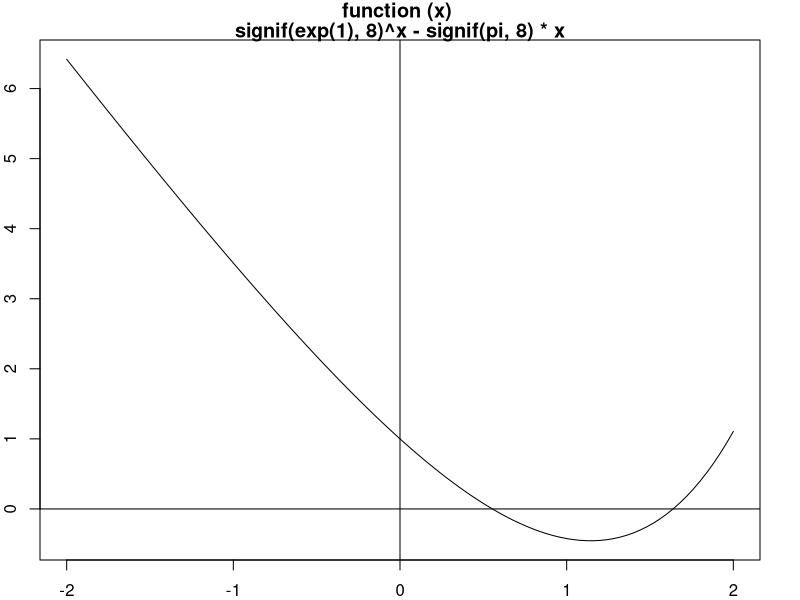
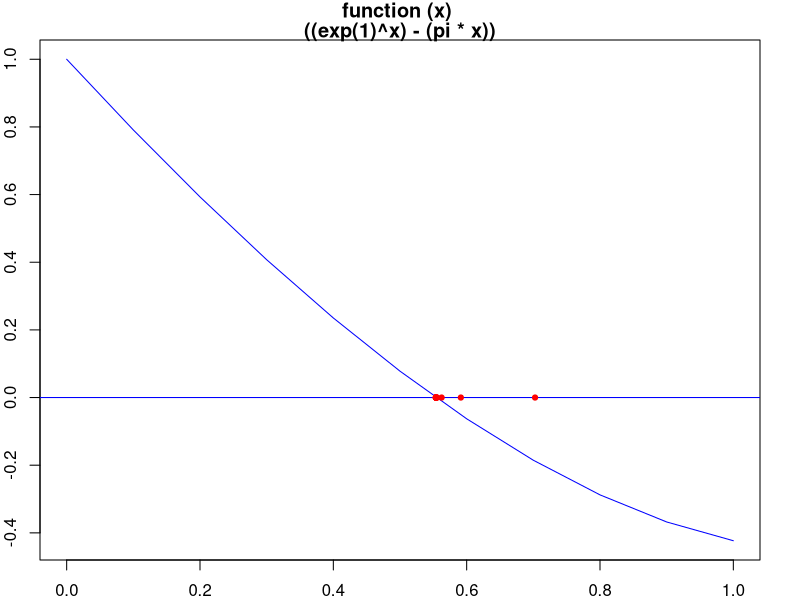
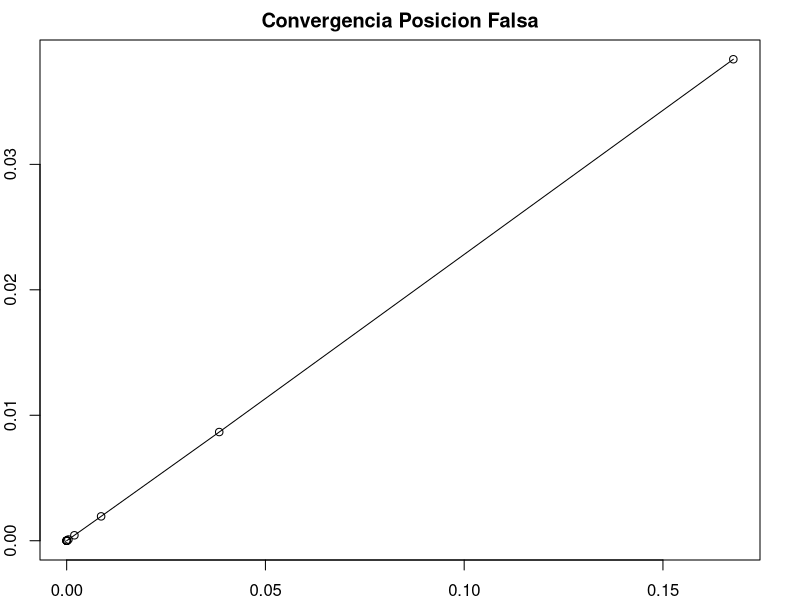
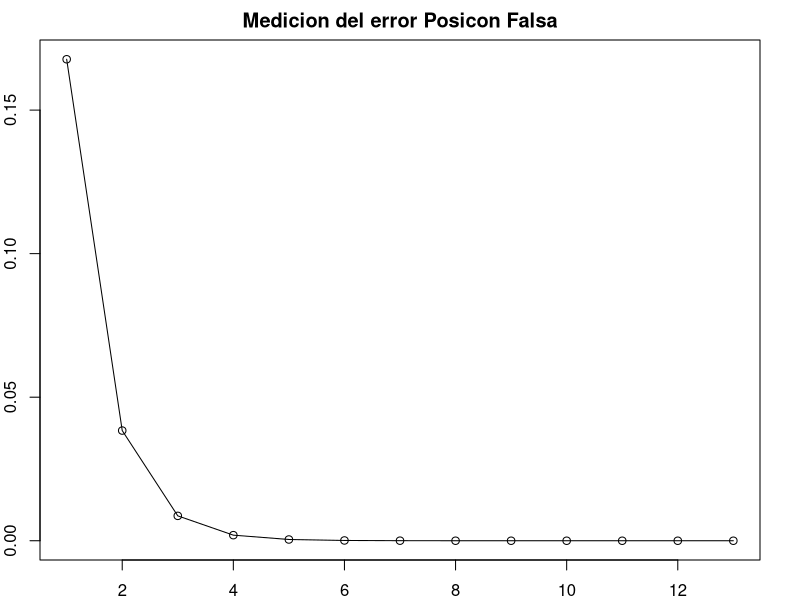
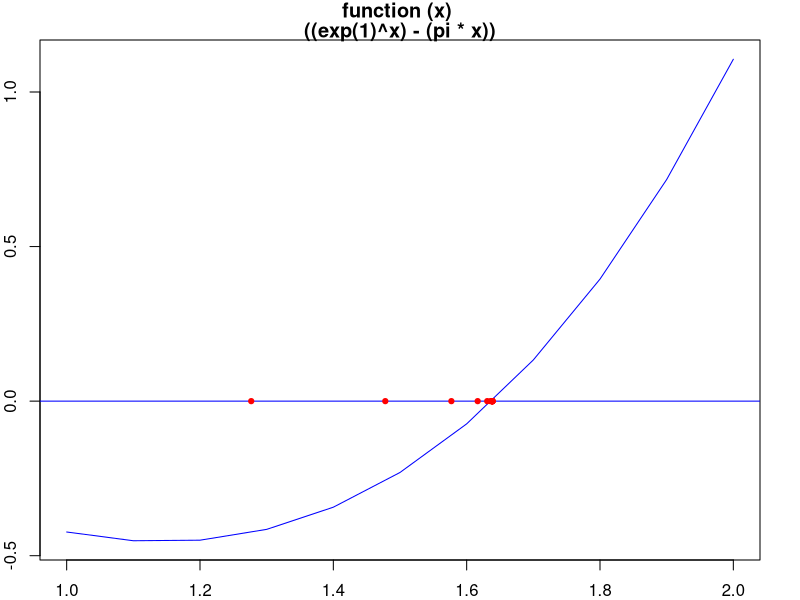
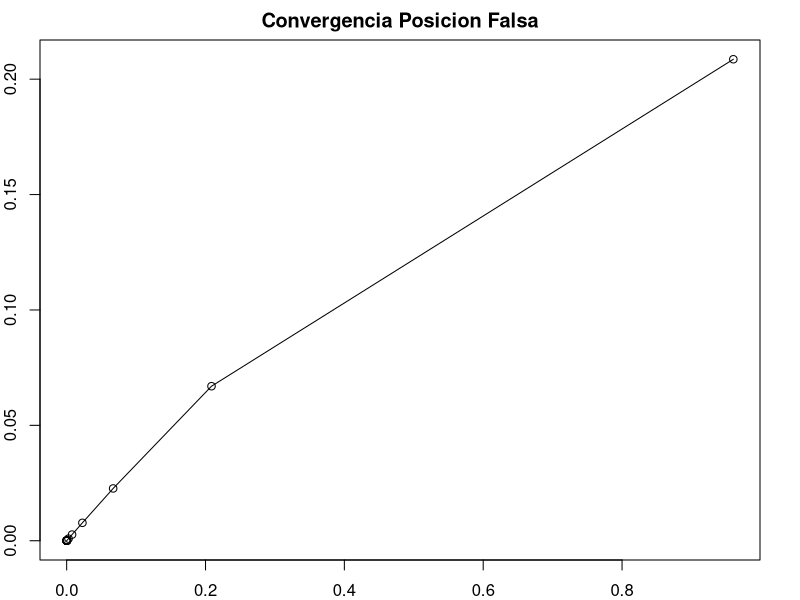
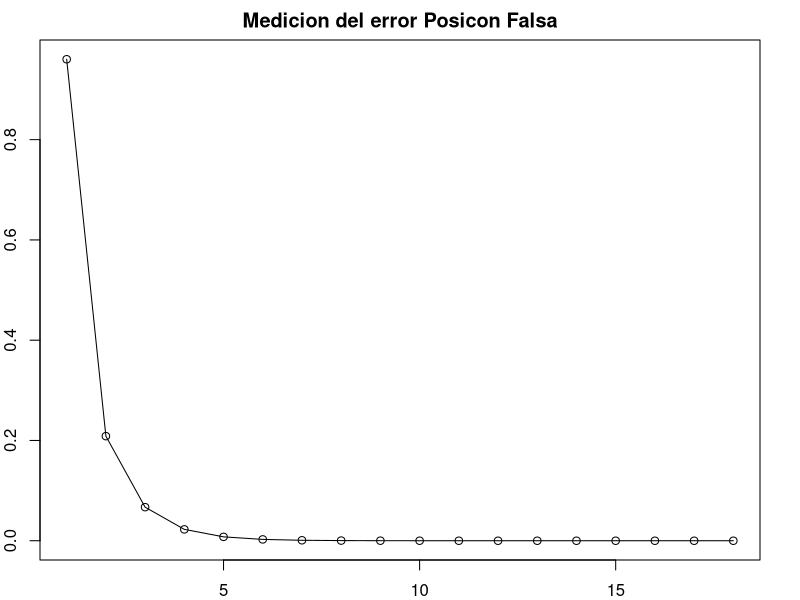

R code for these plots, in order:
# Remueve todos los objetos creados
rm(list=ls())
Fx <- function(x) ((exp(1)^x) - (pi*x))
F1x <- function(x) ((exp(1)^x)-pi)

# Halla la raiz de Fx

regula <- function(a, b, tol) 
{
  intIni = a
  intFin = b
  
  x<-seq(a,b,0.1)
  
  plot(x,Fx(x),type="l", col="blue", main = deparse(Fx))
  abline(h=0,col="blue")
  
  #x<-b
  #d<-(Fx(b)*a-Fx(a)*b)/(Fx(b)-Fx(a))
  error <- 1
  
  cont = 0
  errores = c()
  eje_x  =  c()
  eje_y  =  c()
  cat( "\n", formatC ( c( "Iteracion     ", "Cero      ", "  Error     "), width = 2, format = "d", flag = " "  ), "\n")
  while (error > tol) 
  {
    cont = cont + 1
    x<-(Fx(b)*a-Fx(a)*b)/(Fx(b)-Fx(a))
    
    if (Fx(x) == 0) break
    if (Fx(x)*Fx(a) < 0) 
    {
      b <- x
    }
    else 
    {
      a <- x
    }
    
    error<-abs(Fx(x)/F1x(x))
    errores[cont] = error
    points(rbind(c(x,0)),pch=19,cex=0.7,col="red")
    
    cat( formatC( c(cont, x, error), digits = 7, width = -15, format = "f", flag = "  "  ), "\n" )
    
    
  }
  
  
  
  iter = c(1:cont)
  cont_n = 0;
  cont_e = 0;
  
  repeat
  {
    eje_x[cont_n] = errores[cont_e]
    eje_y[cont_n] = errores[cont_e+1]
    cont_n = cont_n + 1
    cont_e = cont_e + 1;
    
    if (cont_n == cont)
    {
      break;
    }
  }
  
  
  cat("\nRaiz de ", deparse(Fx), "es aproximadamente ", x,"en el intervalo [", intIni,  ",", intFin, "] y con error menor que ", formatC(error, digits = 7,  width = -15, format = "f", flag = "  "))
  
  plot(eje_x, eje_y, main = "Convergencia Posicion Falsa", xlab= "Error Iteracion Actual", ylab = "Error Iteracion + 1", type = 'o' )
  plot(iter, errores, main = "Medicion del error Posicon Falsa", xlab= "Iteraciones", ylab = "Errores", type = 'o' )
}

limInf = 0
limSup = 2
limMitad = 1
tolerancia = 1e-8

f = function(x) signif(exp(1),8)^x-signif(pi, 8)*x
par(mar = rep(2, 4))
curve(f, -2, 2, main = deparse(f)); abline( h = 0, v = 0)

regula(limInf, limMitad, tolerancia)
regula(limMitad,limSup, tolerancia)

